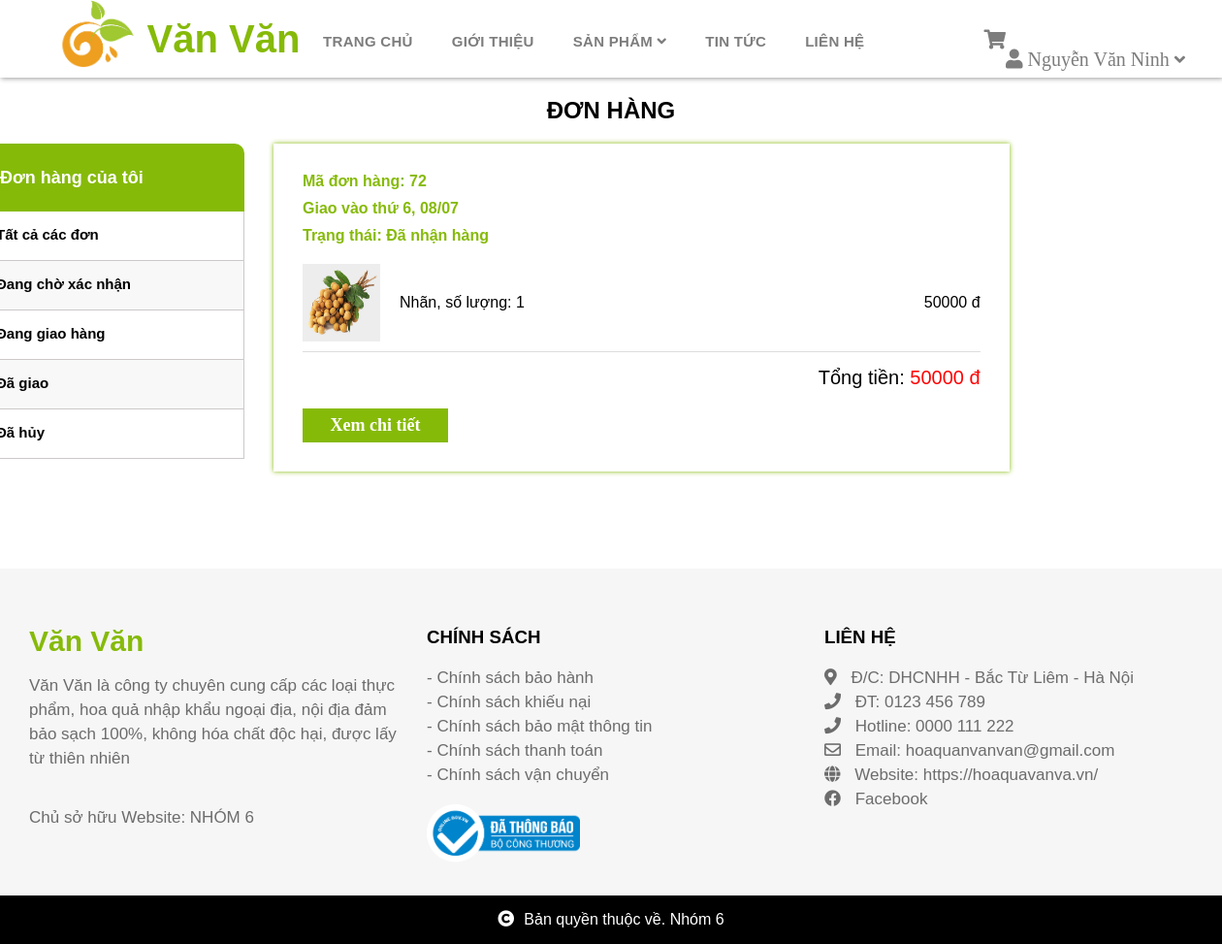
The page /order.php?dagiao=2 (signed in) on the database its author committed.
### tables this page shows
CREATE TABLE `tblorder` (
  `order_id` int(11) NOT NULL,
  `user_id` int(11) NOT NULL,
  `date` datetime NOT NULL,
  `status` int(11) NOT NULL DEFAULT 0,
  `name` varchar(50) NOT NULL,
  `address` varchar(255) NOT NULL,
  `phone` int(11) NOT NULL,
  `payment_method` int(11) NOT NULL DEFAULT 0,
  `note` varchar(255) NOT NULL
);

CREATE TABLE `order_detail` (
  `id` int(11) NOT NULL,
  `order_id` int(11) NOT NULL,
  `product_id` int(11) NOT NULL,
  `quantity` int(11) NOT NULL,
  `price` int(11) NOT NULL
);

CREATE TABLE `product` (
  `product_id` int(11) NOT NULL,
  `product_name` varchar(255) NOT NULL,
  `product_price` varchar(255) NOT NULL,
  `product_quantity` int(11) NOT NULL,
  `product_image` varchar(255) NOT NULL,
  `description` text NOT NULL,
  `cate_id` int(11) NOT NULL,
  `ma_ncc` int(11) NOT NULL
);

### classes/order.php (called while the page is built, shortened)
<?php
    $filepath = realpath(dirname(__FILE__));
    include_once ($filepath.'/../lib/database.php');
?>
<?php
    class order{
        private $db;
        public function __construct()
        {
            $this->db = new Database();
        }
        public function get_order_by_userid_status($user_id, $status){
            $get_order = "SELECT * FROM tblorder WHERE user_id = '$user_id' and status = '$status'
            order by order_id DESC";
            $result_order = $this->db->select($get_order);
            return $result_order;
        }
        public function get_sum($order_id){
            $query = "SELECT *FROM order_detail WHERE order_id = '$order_id'";
            $result = $this->db->select($query);
        }
        public function get_order_detail_by_orderid($order_id){
            $query = "SELECT order_detail.*, product.product_image, product.product_name, product.product_price FROM order_detail
            INNER JOIN product on order_detail.product_id = product.product_id WHERE  order_id = '$order_id'";
            $result = $this->db->select($query);
            return $result;
        }
    }
?>

### lib/database.php (called while the page is built, shortened)
<?php
    class Database{
        public $host = DB_HOST;
        public $user = DB_USER;
        public $pass = DB_PASS;
        public $dbname = DB_NAME;
        public $link;
        private function connectDB(){
            $this->link =  new mysqli($this->host, $this->user, $this->pass, $this->dbname);
        }
        public function select($query){
            $result = $this->link->query($query) or die($this->link->error.__LINE__);
            if($result->num_rows > 0){
                return $result;
            }
            else {
                return false;
            }
        }
    }

### lib/session.php (called while the page is built, shortened)
<?php
    class Session{
        public static function get($key){
            if(isset($_SESSION[$key])){
                return $_SESSION[$key];
            }
            else{
                return false;
            }
        }
    }
?>

### order.php (the view, shortened to what this page needs)
<?php
include "include/header.php";
?>
<?php
if (isset($_GET['dagiao'])) {
    $status = $_GET['dagiao'];
}
?>
<div class="content">
    <h2 style="text-align: center">ĐƠN HÀNG</h2>
    <div class="main">
        <div class="danhmuc">
            <p class="ten-tieude">Đơn hàng của tôi</p>
            <ul>
                <li><a href="order.php">Tất cả các đơn</a></li>
                <li><a href="?choxacnhan=0">Đang chờ xác nhận</a></li>
                <li><a href="?danggiaohang=1">Đang giao hàng</a></li>
                <li><a href="?dagiao=2">Đã giao</a></li>
                <li><a href="?dahuy=3">Đã hủy</a></li>
            </ul>
        </div>
        <div style="width: 100%; margin-left: 30px">
            <?php
            $user_id = Session::get('user_id');
            if(isset($status)){
                $get_order_by_userid = $order->get_order_by_userid_status($user_id, $status);
            }
            else{
                $get_order_by_userid = $order->get_order_by_userid($user_id);
            }
            if($get_order_by_userid){
                while($result = $get_order_by_userid->fetch_assoc()){
                    $result1 = $order->get_order_detail_by_orderid($result['order_id'])->fetch_assoc();
            ?>
            <div class="order-info">
                <p style="color: #86ba09 ;font-weight: bold; margin-bottom: 10px">Mã đơn hàng:
                    <?php echo $result1['order_id'] ?></p>
                <?php
                    if($result['status'] != 3 ){
                ?>
                <p style="color: #86ba09 ;font-weight: bold; margin-bottom: 10px">Giao vào
                    <?php
                    $tg_giaohang = strtotime('+7 day', strtotime($result['date']));
                    $thu = date('w', $tg_giaohang);
                    if($thu==0){
                        echo "chủ nhật";
                    }
                    else{
                        echo "thứ ";
                        echo $thu+1;
                    }
                    echo ", ";
                    echo date('d/m', $tg_giaohang);
                    ?>
                </p>
                <?php
                    }
                ?>
                <p style="color: #86ba09 ;font-weight: bold;">Trạng thái:
                    <span style="font-weight: bold">
                        <?php
                       if($result['status'] == 0){
                           echo "Chờ xác nhận";
                       }
                       else if($result['status'] == 1){
                           echo "Đang giao hàng";
                       }
                       else if($result['status'] == 2){
                           echo "Đã nhận hàng";
                       }
                       else if($result['status'] == 3){
                        echo "Đã hủy";
                    }
                   ?>
                    </span>
                </p>
                <?php
               $get_order_product = $order->get_order_detail_by_orderid($result['order_id']);
               if($get_order_product){
                   while($result2 = $get_order_product->fetch_assoc()){
           ?>
                <div class="order-info-sp">
                    <div style="display: flex">
                        <img src="admin/uploads/<?php echo $result2['product_image'] ?>" alt="">
                        <p><?php echo $result2['product_name'] ?>, số lượng: <?php  echo $result2['quantity'] ?></p>
                    </div>
                    <p><?php  echo $result2['price'] ?> đ</p>
                </div>
                <?php
                   }
               }
           ?>
                <div class="order-info-tongtien">
                    <p style="font-size: 20px;">Tổng tiền:
                        <span style="color: red;">
                            <?php
                       $order->get_sum($result['order_id']);
                       echo Session::get('sum_price');
                   ?>
                            đ</span>
                    </p>
                </div>
                <a style=" background-color:  #86ba09;"
                    href="order_detail.php?order_id=<?php  echo $result['order_id'] ?>">Xem chi tiết</a>
            </div>
            <?php
               }
           }
       ?>
        </div>
    </div>
</div>
<?php
include "include/footer.php";
?>

### css/style.css (style rules this page uses)
* { padding: 0; margin: 0; }
a { text-decoration: none; }
li { list-style: none; }
h1, h2, h3, p { font-family: "Roboto Slab", sans-serif; }
.content { width: 1300px; margin-left: calc(50% - 650px); margin-top: 100px; margin-bottom: 50px; }
.main { display: flex; margin-top: 20px; }
.danhmuc { width: 272px; margin-bottom: 50px; }
.danhmuc .ten-tieude { line-height: 70px; background-color: #86ba09; color: white; padding-left: 20px; font-weight: bold; font-size: 18px; border-top-left-radius: 10px; border-top-right-radius: 10px; }
.danhmuc ul li a { color: black; font-family: "Roboto Slab", sans-serif; font-weight: bold; font-size: 15px; display: inline-block; height: 20px; border-bottom: 1px solid rgba(197, 192, 192, 0.85); border-left: 1px solid rgba(197, 192, 192, 0.85); border-right: 1px solid rgba(197, 192, 192, 0.85); width: 255px; padding-left: 15px; padding-top: 15px; padding-bottom: 15px; }
.danhmuc>ul :nth-child(2n) { background-color: #f8f8f8; }
.order-info { width: 70%; box-shadow: 0 0 5px #86ba09; padding: 30px; margin-bottom: 50px; }
.order-info-sp { margin-top: 10px; line-height: 100px; border-bottom: 1px solid #ddd; display: flex; justify-content: space-between; }
.order-info-sp img { width: 80px; height: 80px; margin-top: 10px; margin-right: 20px; }
.order-info-tongtien { text-align: right; margin-top: 15px; }
.order-info a { margin-right: 30px; color: white; text-align: center; font-weight: bold; font-size: 18px; width: 150px; line-height: 35px; margin-top: 20px; display: inline-block; }

### rows shown on the page
tblorder: order_detail.order_id "72", date "08/07", status "Đã nhận hàng"
order_detail: product.product_image (picture), product.product_name "Nhãn", quantity "1", price "50000"

### other values the page prints
Session::get("name") "Nguyễn Văn Ninh"
